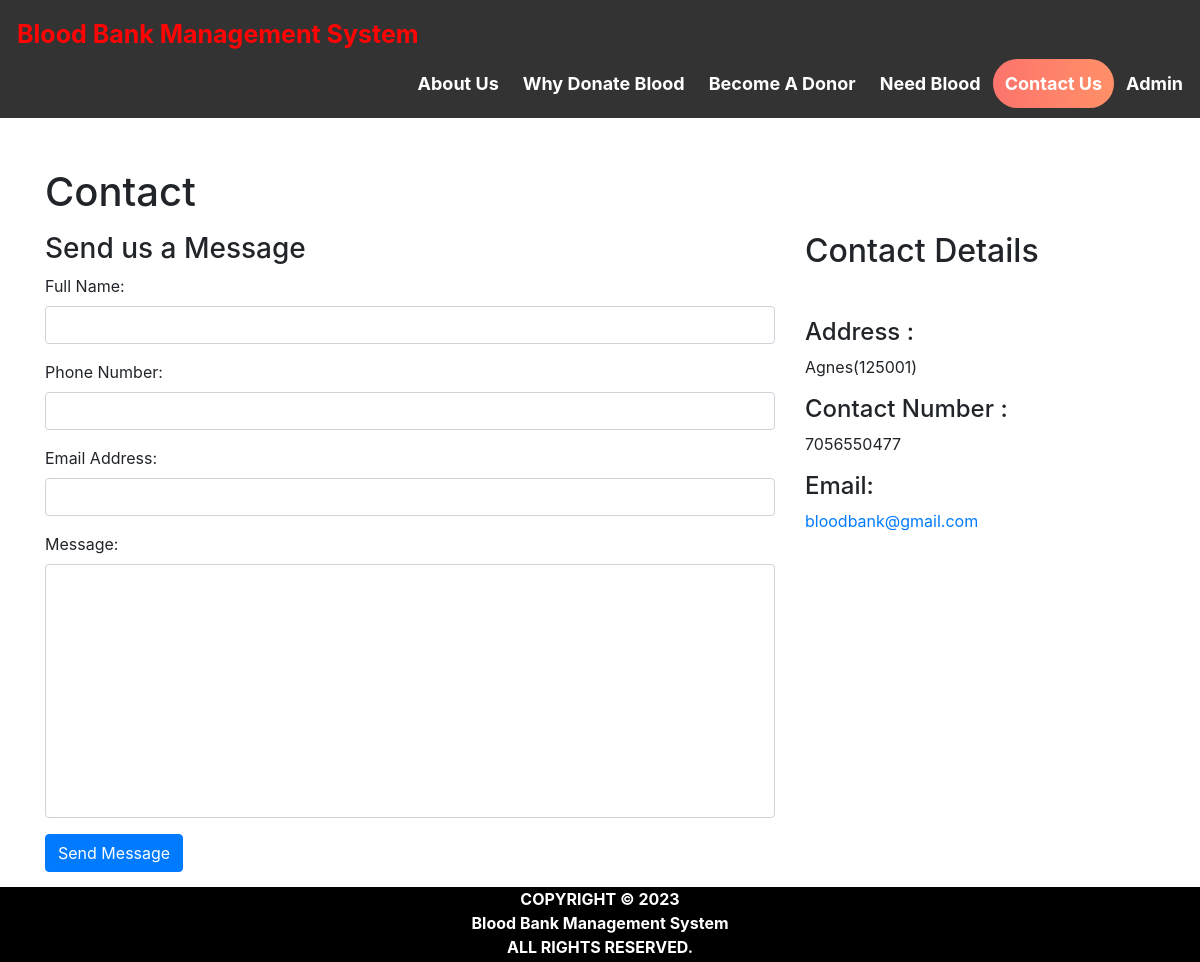
Page /contact_us.php on the committed database.
### tables this page shows
CREATE TABLE `contact_info` (
  `contact_id` int(11) NOT NULL,
  `contact_address` varchar(100) NOT NULL,
  `contact_mail` varchar(50) NOT NULL,
  `contact_phone` varchar(100) NOT NULL
);

### contact_us.php (the view, shortened to what this page needs)
<html>
<head>
  <link rel="stylesheet" href="https://maxcdn.bootstrapcdn.com/bootstrap/4.5.2/css/bootstrap.min.css">
</head>
<body>
<?php $active ='contact';
include 'head.php'; ?>
<div id="page-container" style="margin-top:50px; position: relative;min-height: 84vh;">
  <div class="container">
  <div id="content-wrap" style="padding-bottom:50px;">
    <h1 class="mt-4 mb-3">Contact</h1>
    <div class="row">
      <div class="col-lg-8 mb-4">
        <h3>Send us a Message</h3>
        <form name="sentMessage"  method="post">
            <div class="control-group form-group">
                <div class="controls">
                    <label>Full Name:</label>
                    <input type="text" class="form-control" id="name" name="fullname" required>
                </div>
            </div>
            <div class="control-group form-group">
                <div class="controls">
                    <label>Phone Number:</label>
                    <input type="tel" class="form-control" id="phone" name="contactno"  required >
                </div>
            </div>
            <div class="control-group form-group">
                <div class="controls">
                    <label>Email Address:</label>
                    <input type="email" class="form-control" id="email" name="email" required>
                </div>
            </div>
            <div class="control-group form-group">
                <div class="controls">
                    <label>Message:</label>
                    <textarea rows="10" cols="100" class="form-control" id="message" name="message" required  maxlength="999" style="resize:none"></textarea>
                </div>
            </div>
            <button type="submit" name="send"  class="btn btn-primary">Send Message</button>
        </form>
    </div>
    <div class="col-lg-4 mb-4">
        <h2>Contact Details</h2>
        <?php
          include 'conn.php';
          $sql= "select * from contact_info";
          $result=mysqli_query($conn,$sql);
          if(mysqli_num_rows($result)>0)   {
              while($row = mysqli_fetch_assoc($result)) { ?>
        <br>
        <p>
            <h4>Address :</h4><?php echo $row['contact_address']; ?>
        </p>
        <p>
            <h4>Contact Number :</h4><?php echo $row['contact_phone']; ?>
        </p>
        <p>
          <h4>  Email: </h4><a href="#"><?php echo $row['contact_mail']; ?></a>
        </p>
        <?php }
      } ?>
    </div>
</div>
</div>
</div>
<?php include 'footer.php' ?>
</div>
</body>
</html>

### rows in the picture
contact_info: contact_address "Agnes(125001)", contact_phone "7056550477", contact_mail "bloodbank@gmail.com"
